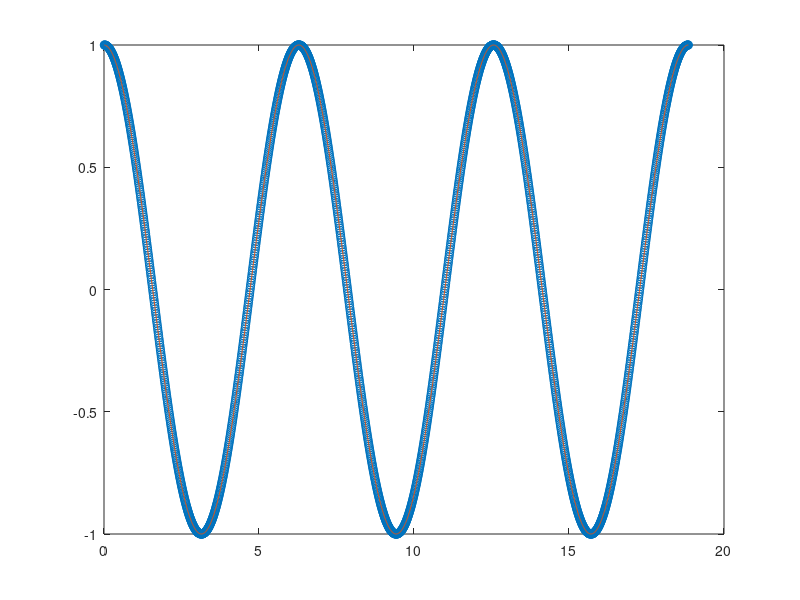

This figure's MATLAB source: (Note: this script raises an error after producing the figure.)
clear

x=1;
v=0;
F=-x;

dt=0.01;
T = 2*pi*3;
nsteps = round(T/dt);

xtraj = zeros(1,nsteps);
ttraj = dt*(1:nsteps);

for step=1:nsteps
  v = v + (dt/2)*F;
  x = x + dt*v;
  F = -x;
  v = v + (dt/2)*F;
  
  xtraj(step) = x;
  
end

clf
plot(ttraj,xtraj,'o')
exact = cos(ttraj);
hold on
plot(ttraj,exact)
f2f